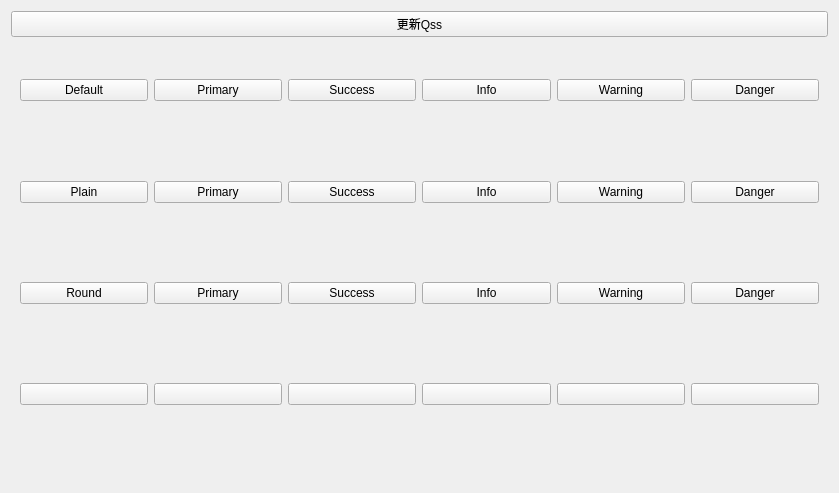
<?xml version="1.0" encoding="UTF-8"?>
<ui version="4.0">
 <class>demoWidget</class>
 <widget class="QWidget" name="demoWidget">
  <property name="geometry">
   <rect>
    <x>0</x>
    <y>0</y>
    <width>839</width>
    <height>493</height>
   </rect>
  </property>
  <property name="windowTitle">
   <string>Form</string>
  </property>
  <layout class="QVBoxLayout" name="verticalLayout">
   <item>
    <widget class="QPushButton" name="reloadBtn">
     <property name="text">
      <string>更新Qss</string>
     </property>
    </widget>
   </item>
   <item>
    <widget class="QWidget" name="widget_2" native="true">
     <layout class="QHBoxLayout" name="horizontalLayout_2">
      <item>
       <widget class="QPushButton" name="DefaultBtn">
        <property name="text">
         <string>Default</string>
        </property>
       </widget>
      </item>
      <item>
       <widget class="QPushButton" name="PrimaryBtn">
        <property name="text">
         <string>Primary</string>
        </property>
       </widget>
      </item>
      <item>
       <widget class="QPushButton" name="SuccessBtn">
        <property name="text">
         <string>Success</string>
        </property>
       </widget>
      </item>
      <item>
       <widget class="QPushButton" name="InfoBtn">
        <property name="text">
         <string>Info</string>
        </property>
       </widget>
      </item>
      <item>
       <widget class="QPushButton" name="WarningBtn">
        <property name="text">
         <string>Warning</string>
        </property>
       </widget>
      </item>
      <item>
       <widget class="QPushButton" name="DangerBtn">
        <property name="text">
         <string>Danger</string>
        </property>
       </widget>
      </item>
     </layout>
    </widget>
   </item>
   <item>
    <widget class="QWidget" name="widget_3" native="true">
     <layout class="QHBoxLayout" name="horizontalLayout_3">
      <item>
       <widget class="QPushButton" name="PlainBtn">
        <property name="text">
         <string>Plain</string>
        </property>
       </widget>
      </item>
      <item>
       <widget class="QPushButton" name="PlainPrimaryBtn">
        <property name="text">
         <string>Primary</string>
        </property>
       </widget>
      </item>
      <item>
       <widget class="QPushButton" name="PlainSuccessBtn">
        <property name="text">
         <string>Success</string>
        </property>
       </widget>
      </item>
      <item>
       <widget class="QPushButton" name="PlainInfoBtn">
        <property name="text">
         <string>Info</string>
        </property>
       </widget>
      </item>
      <item>
       <widget class="QPushButton" name="PlainWarningBtn">
        <property name="text">
         <string>Warning</string>
        </property>
       </widget>
      </item>
      <item>
       <widget class="QPushButton" name="PlainDangerBtn">
        <property name="text">
         <string>Danger</string>
        </property>
       </widget>
      </item>
     </layout>
    </widget>
   </item>
   <item>
    <widget class="QWidget" name="widget" native="true">
     <layout class="QHBoxLayout" name="horizontalLayout">
      <item>
       <widget class="QPushButton" name="pushButton">
        <property name="text">
         <string>Round</string>
        </property>
       </widget>
      </item>
      <item>
       <widget class="QPushButton" name="pushButton_2">
        <property name="text">
         <string>Primary</string>
        </property>
       </widget>
      </item>
      <item>
       <widget class="QPushButton" name="pushButton_3">
        <property name="text">
         <string>Success</string>
        </property>
       </widget>
      </item>
      <item>
       <widget class="QPushButton" name="pushButton_4">
        <property name="text">
         <string>Info</string>
        </property>
       </widget>
      </item>
      <item>
       <widget class="QPushButton" name="pushButton_5">
        <property name="text">
         <string>Warning</string>
        </property>
       </widget>
      </item>
      <item>
       <widget class="QPushButton" name="pushButton_6">
        <property name="text">
         <string>Danger</string>
        </property>
       </widget>
      </item>
     </layout>
    </widget>
   </item>
   <item>
    <widget class="QWidget" name="widget_4" native="true">
     <layout class="QHBoxLayout" name="horizontalLayout_4">
      <item>
       <widget class="QPushButton" name="pushButton_20">
        <property name="text">
         <string/>
        </property>
       </widget>
      </item>
      <item>
       <widget class="QPushButton" name="pushButton_21">
        <property name="text">
         <string/>
        </property>
       </widget>
      </item>
      <item>
       <widget class="QPushButton" name="pushButton_22">
        <property name="text">
         <string/>
        </property>
       </widget>
      </item>
      <item>
       <widget class="QPushButton" name="pushButton_23">
        <property name="text">
         <string/>
        </property>
       </widget>
      </item>
      <item>
       <widget class="QPushButton" name="pushButton_24">
        <property name="text">
         <string/>
        </property>
       </widget>
      </item>
      <item>
       <widget class="QPushButton" name="pushButton_25">
        <property name="text">
         <string/>
        </property>
       </widget>
      </item>
     </layout>
    </widget>
   </item>
   <item>
    <spacer name="verticalSpacer">
     <property name="orientation">
      <enum>Qt::Vertical</enum>
     </property>
     <property name="sizeType">
      <enum>QSizePolicy::Fixed</enum>
     </property>
     <property name="sizeHint" stdset="0">
      <size>
       <width>20</width>
       <height>40</height>
      </size>
     </property>
    </spacer>
   </item>
  </layout>
 </widget>
 <resources/>
 <connections/>
</ui>
